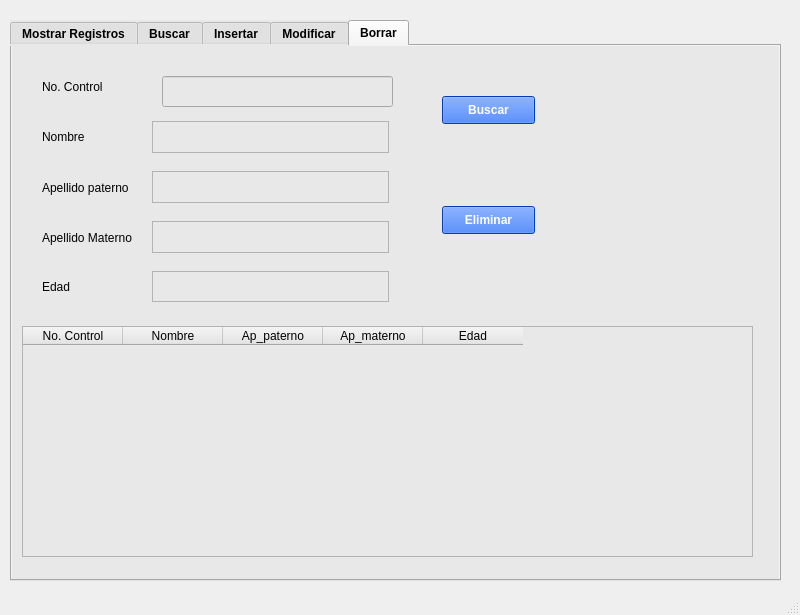
<?xml version="1.0" encoding="UTF-8"?>
<ui version="4.0">
 <class>MainWindow</class>
 <widget class="QMainWindow" name="MainWindow">
  <property name="geometry">
   <rect>
    <x>0</x>
    <y>0</y>
    <width>800</width>
    <height>615</height>
   </rect>
  </property>
  <property name="windowTitle">
   <string>Control de Estudiantes</string>
  </property>
  <widget class="QWidget" name="centralwidget">
   <widget class="QTabWidget" name="tabPestanas">
    <property name="geometry">
     <rect>
      <x>10</x>
      <y>20</y>
      <width>771</width>
      <height>561</height>
     </rect>
    </property>
    <property name="font">
     <font>
      <family>Arial</family>
      <pointsize>9</pointsize>
      <weight>75</weight>
      <bold>true</bold>
     </font>
    </property>
    <property name="styleSheet">
     <string notr="true">background-color: rgb(232, 232, 232);</string>
    </property>
    <property name="currentIndex">
     <number>4</number>
    </property>
    <widget class="QWidget" name="tabMRegistros">
     <attribute name="title">
      <string>Mostrar Registros</string>
     </attribute>
     <widget class="QTableWidget" name="ListaEstudiantes">
      <property name="geometry">
       <rect>
        <x>20</x>
        <y>20</y>
        <width>721</width>
        <height>231</height>
       </rect>
      </property>
      <property name="font">
       <font>
        <family>Arial</family>
       </font>
      </property>
      <column>
       <property name="text">
        <string>No. Control</string>
       </property>
      </column>
      <column>
       <property name="text">
        <string>Nombre</string>
       </property>
      </column>
      <column>
       <property name="text">
        <string>Ap_Paterno</string>
       </property>
      </column>
      <column>
       <property name="text">
        <string>Ap_Materno</string>
       </property>
      </column>
      <column>
       <property name="text">
        <string>Edad</string>
       </property>
      </column>
     </widget>
     <widget class="QPushButton" name="btnMostrarR">
      <property name="geometry">
       <rect>
        <x>590</x>
        <y>260</y>
        <width>151</width>
        <height>28</height>
       </rect>
      </property>
      <property name="font">
       <font>
        <family>Arial</family>
        <pointsize>9</pointsize>
        <weight>75</weight>
        <bold>true</bold>
       </font>
      </property>
      <property name="styleSheet">
       <string notr="true">background-color: rgb(0, 85, 255);
color: rgb(255, 255, 255);</string>
      </property>
      <property name="text">
       <string>Mostrar Registros</string>
      </property>
     </widget>
    </widget>
    <widget class="QWidget" name="tabBuscar">
     <attribute name="title">
      <string>Buscar</string>
     </attribute>
     <widget class="QTableWidget" name="tw_buscar">
      <property name="geometry">
       <rect>
        <x>20</x>
        <y>60</y>
        <width>731</width>
        <height>231</height>
       </rect>
      </property>
      <property name="font">
       <font>
        <family>Arial</family>
       </font>
      </property>
      <column>
       <property name="text">
        <string>No. Control</string>
       </property>
      </column>
      <column>
       <property name="text">
        <string>Nombre</string>
       </property>
      </column>
      <column>
       <property name="text">
        <string>Ap_paterno</string>
       </property>
      </column>
      <column>
       <property name="text">
        <string>Ap_materno</string>
       </property>
      </column>
      <column>
       <property name="text">
        <string>Edad</string>
       </property>
      </column>
     </widget>
     <widget class="QPushButton" name="btnBuscarEst">
      <property name="geometry">
       <rect>
        <x>310</x>
        <y>10</y>
        <width>93</width>
        <height>28</height>
       </rect>
      </property>
      <property name="font">
       <font>
        <family>Arial</family>
        <pointsize>9</pointsize>
        <weight>75</weight>
        <bold>true</bold>
       </font>
      </property>
      <property name="styleSheet">
       <string notr="true">background-color: rgb(0, 85, 255);
color: rgb(255, 255, 255);</string>
      </property>
      <property name="text">
       <string>Buscar</string>
      </property>
     </widget>
     <widget class="QLabel" name="lnCtrl">
      <property name="geometry">
       <rect>
        <x>30</x>
        <y>16</y>
        <width>102</width>
        <height>21</height>
       </rect>
      </property>
      <property name="font">
       <font>
        <family>Arial</family>
        <pointsize>10</pointsize>
       </font>
      </property>
      <property name="text">
       <string>No. de control</string>
      </property>
     </widget>
     <widget class="QLineEdit" name="txtNoCtrl">
      <property name="geometry">
       <rect>
        <x>140</x>
        <y>10</y>
        <width>154</width>
        <height>31</height>
       </rect>
      </property>
      <property name="font">
       <font>
        <family>Arial</family>
        <pointsize>10</pointsize>
       </font>
      </property>
      <property name="styleSheet">
       <string notr="true">background-color: rgb(212, 212, 212);</string>
      </property>
     </widget>
    </widget>
    <widget class="QWidget" name="tabInsertar">
     <attribute name="title">
      <string>Insertar</string>
     </attribute>
     <widget class="QWidget" name="verticalLayoutWidget">
      <property name="geometry">
       <rect>
        <x>20</x>
        <y>10</y>
        <width>111</width>
        <height>181</height>
       </rect>
      </property>
      <layout class="QVBoxLayout" name="verticalLayout">
       <item>
        <widget class="QLabel" name="label_2">
         <property name="font">
          <font>
           <family>Arial</family>
           <pointsize>9</pointsize>
          </font>
         </property>
         <property name="text">
          <string>No. Control</string>
         </property>
        </widget>
       </item>
       <item>
        <widget class="QLabel" name="label">
         <property name="font">
          <font>
           <family>Arial</family>
           <pointsize>9</pointsize>
          </font>
         </property>
         <property name="text">
          <string>Nombre</string>
         </property>
        </widget>
       </item>
       <item>
        <widget class="QLabel" name="label_3">
         <property name="font">
          <font>
           <family>Arial</family>
           <pointsize>9</pointsize>
          </font>
         </property>
         <property name="text">
          <string>Apellido Paterno</string>
         </property>
        </widget>
       </item>
       <item>
        <widget class="QLabel" name="label_4">
         <property name="font">
          <font>
           <family>Arial</family>
           <pointsize>9</pointsize>
          </font>
         </property>
         <property name="text">
          <string>Apellido Materno</string>
         </property>
        </widget>
       </item>
       <item>
        <widget class="QLabel" name="label_5">
         <property name="font">
          <font>
           <family>Arial</family>
           <pointsize>9</pointsize>
          </font>
         </property>
         <property name="text">
          <string>Edad</string>
         </property>
        </widget>
       </item>
      </layout>
     </widget>
     <widget class="QWidget" name="verticalLayoutWidget_2">
      <property name="geometry">
       <rect>
        <x>140</x>
        <y>10</y>
        <width>321</width>
        <height>181</height>
       </rect>
      </property>
      <layout class="QVBoxLayout" name="verticalLayout_2">
       <item>
        <widget class="QLineEdit" name="txtControl">
         <property name="font">
          <font>
           <family>Arial</family>
           <pointsize>9</pointsize>
          </font>
         </property>
        </widget>
       </item>
       <item>
        <widget class="QLineEdit" name="txtNombre">
         <property name="font">
          <font>
           <family>Arial</family>
           <pointsize>9</pointsize>
          </font>
         </property>
        </widget>
       </item>
       <item>
        <widget class="QLineEdit" name="txtApPaterno">
         <property name="font">
          <font>
           <family>Arial</family>
           <pointsize>9</pointsize>
          </font>
         </property>
        </widget>
       </item>
       <item>
        <widget class="QLineEdit" name="txtApMaterno">
         <property name="font">
          <font>
           <family>Arial</family>
           <pointsize>9</pointsize>
          </font>
         </property>
        </widget>
       </item>
       <item>
        <widget class="QLineEdit" name="txtEdad">
         <property name="font">
          <font>
           <family>Arial</family>
           <pointsize>9</pointsize>
          </font>
         </property>
        </widget>
       </item>
      </layout>
     </widget>
     <widget class="QPushButton" name="btnGuardar">
      <property name="geometry">
       <rect>
        <x>490</x>
        <y>20</y>
        <width>93</width>
        <height>28</height>
       </rect>
      </property>
      <property name="font">
       <font>
        <family>Arial</family>
        <pointsize>9</pointsize>
        <weight>75</weight>
        <bold>true</bold>
       </font>
      </property>
      <property name="styleSheet">
       <string notr="true">background-color: rgb(0, 85, 255);
color: rgb(255, 255, 255);</string>
      </property>
      <property name="text">
       <string>Guardar</string>
      </property>
     </widget>
    </widget>
    <widget class="QWidget" name="tabModificar">
     <attribute name="title">
      <string>Modificar</string>
     </attribute>
     <widget class="QWidget" name="verticalLayoutWidget_4">
      <property name="geometry">
       <rect>
        <x>10</x>
        <y>10</y>
        <width>111</width>
        <height>181</height>
       </rect>
      </property>
      <layout class="QVBoxLayout" name="verticalLayout_4">
       <item>
        <widget class="QLabel" name="label_7">
         <property name="font">
          <font>
           <family>Arial</family>
           <pointsize>9</pointsize>
          </font>
         </property>
         <property name="text">
          <string>Nombre</string>
         </property>
        </widget>
       </item>
       <item>
        <widget class="QLabel" name="label_8">
         <property name="font">
          <font>
           <family>Arial</family>
           <pointsize>9</pointsize>
          </font>
         </property>
         <property name="text">
          <string>Apellido Paterno</string>
         </property>
        </widget>
       </item>
       <item>
        <widget class="QLabel" name="label_9">
         <property name="font">
          <font>
           <family>Arial</family>
           <pointsize>9</pointsize>
          </font>
         </property>
         <property name="text">
          <string>Apellido Materno</string>
         </property>
        </widget>
       </item>
       <item>
        <widget class="QLabel" name="label_10">
         <property name="font">
          <font>
           <family>Arial</family>
           <pointsize>9</pointsize>
          </font>
         </property>
         <property name="text">
          <string>Edad</string>
         </property>
        </widget>
       </item>
      </layout>
     </widget>
     <widget class="QWidget" name="verticalLayoutWidget_3">
      <property name="geometry">
       <rect>
        <x>130</x>
        <y>10</y>
        <width>321</width>
        <height>181</height>
       </rect>
      </property>
      <layout class="QVBoxLayout" name="verticalLayout_3">
       <item>
        <widget class="QLineEdit" name="txtNombreModif">
         <property name="font">
          <font>
           <family>Arial</family>
           <pointsize>9</pointsize>
          </font>
         </property>
        </widget>
       </item>
       <item>
        <widget class="QLineEdit" name="txtApPaternoModif">
         <property name="font">
          <font>
           <family>Arial</family>
           <pointsize>9</pointsize>
          </font>
         </property>
        </widget>
       </item>
       <item>
        <widget class="QLineEdit" name="txtApMaternoModif">
         <property name="font">
          <font>
           <family>Arial</family>
           <pointsize>9</pointsize>
          </font>
         </property>
        </widget>
       </item>
       <item>
        <widget class="QLineEdit" name="txtEdadModif">
         <property name="font">
          <font>
           <family>Arial</family>
           <pointsize>9</pointsize>
          </font>
         </property>
        </widget>
       </item>
      </layout>
     </widget>
     <widget class="QLabel" name="label_6">
      <property name="geometry">
       <rect>
        <x>500</x>
        <y>10</y>
        <width>109</width>
        <height>30</height>
       </rect>
      </property>
      <property name="font">
       <font>
        <family>Arial</family>
        <pointsize>9</pointsize>
       </font>
      </property>
      <property name="text">
       <string>No. Control</string>
      </property>
      <property name="alignment">
       <set>Qt::AlignCenter</set>
      </property>
     </widget>
     <widget class="QLineEdit" name="txtControl_2">
      <property name="geometry">
       <rect>
        <x>490</x>
        <y>40</y>
        <width>131</width>
        <height>31</height>
       </rect>
      </property>
      <property name="font">
       <font>
        <family>Arial</family>
        <pointsize>9</pointsize>
       </font>
      </property>
      <property name="styleSheet">
       <string notr="true">background-color: rgb(212, 212, 212);</string>
      </property>
     </widget>
     <widget class="QPushButton" name="btnActualizar">
      <property name="geometry">
       <rect>
        <x>490</x>
        <y>160</y>
        <width>131</width>
        <height>28</height>
       </rect>
      </property>
      <property name="font">
       <font>
        <family>Arial</family>
        <pointsize>9</pointsize>
        <weight>75</weight>
        <bold>true</bold>
       </font>
      </property>
      <property name="styleSheet">
       <string notr="true">background-color: rgb(0, 85, 255);
color: rgb(255, 255, 255);</string>
      </property>
      <property name="text">
       <string>Actualizar</string>
      </property>
     </widget>
     <widget class="QPushButton" name="btnBuscarEst2">
      <property name="geometry">
       <rect>
        <x>490</x>
        <y>90</y>
        <width>131</width>
        <height>28</height>
       </rect>
      </property>
      <property name="font">
       <font>
        <family>Arial</family>
        <pointsize>9</pointsize>
        <weight>75</weight>
        <bold>true</bold>
       </font>
      </property>
      <property name="styleSheet">
       <string notr="true">background-color: rgb(0, 85, 255);
color: rgb(255, 255, 255);</string>
      </property>
      <property name="text">
       <string>Buscar</string>
      </property>
     </widget>
    </widget>
    <widget class="QWidget" name="tabBorrar">
     <attribute name="title">
      <string>Borrar</string>
     </attribute>
     <widget class="QPushButton" name="pushButton_5">
      <property name="geometry">
       <rect>
        <x>430</x>
        <y>50</y>
        <width>93</width>
        <height>28</height>
       </rect>
      </property>
      <property name="font">
       <font>
        <family>Arial</family>
        <pointsize>9</pointsize>
        <weight>75</weight>
        <bold>true</bold>
       </font>
      </property>
      <property name="styleSheet">
       <string notr="true">background-color: rgb(0, 85, 255);
color: rgb(255, 255, 255);</string>
      </property>
      <property name="text">
       <string>Buscar</string>
      </property>
     </widget>
     <widget class="QPushButton" name="btnEliminarEst">
      <property name="geometry">
       <rect>
        <x>430</x>
        <y>160</y>
        <width>93</width>
        <height>28</height>
       </rect>
      </property>
      <property name="font">
       <font>
        <family>Arial</family>
        <pointsize>9</pointsize>
        <weight>75</weight>
        <bold>true</bold>
       </font>
      </property>
      <property name="styleSheet">
       <string notr="true">background-color: rgb(0, 85, 255);
color: rgb(255, 255, 255);</string>
      </property>
      <property name="text">
       <string>Eliminar</string>
      </property>
     </widget>
     <widget class="QLabel" name="label_14">
      <property name="geometry">
       <rect>
        <x>30</x>
        <y>181</y>
        <width>106</width>
        <height>21</height>
       </rect>
      </property>
      <property name="font">
       <font>
        <family>Arial</family>
        <pointsize>9</pointsize>
       </font>
      </property>
      <property name="text">
       <string>Apellido Materno</string>
      </property>
     </widget>
     <widget class="QLabel" name="label_13">
      <property name="geometry">
       <rect>
        <x>30</x>
        <y>131</y>
        <width>106</width>
        <height>21</height>
       </rect>
      </property>
      <property name="font">
       <font>
        <family>Arial</family>
        <pointsize>9</pointsize>
       </font>
      </property>
      <property name="text">
       <string>Apellido paterno</string>
      </property>
     </widget>
     <widget class="QLabel" name="label_12">
      <property name="geometry">
       <rect>
        <x>30</x>
        <y>80</y>
        <width>106</width>
        <height>21</height>
       </rect>
      </property>
      <property name="font">
       <font>
        <family>Arial</family>
        <pointsize>9</pointsize>
       </font>
      </property>
      <property name="text">
       <string>Nombre</string>
      </property>
     </widget>
     <widget class="QLabel" name="label_15">
      <property name="geometry">
       <rect>
        <x>30</x>
        <y>230</y>
        <width>106</width>
        <height>21</height>
       </rect>
      </property>
      <property name="font">
       <font>
        <family>Arial</family>
        <pointsize>9</pointsize>
       </font>
      </property>
      <property name="text">
       <string>Edad</string>
      </property>
     </widget>
     <widget class="QLabel" name="label_11">
      <property name="geometry">
       <rect>
        <x>30</x>
        <y>30</y>
        <width>106</width>
        <height>21</height>
       </rect>
      </property>
      <property name="font">
       <font>
        <family>Arial</family>
        <pointsize>9</pointsize>
       </font>
      </property>
      <property name="text">
       <string>No. Control</string>
      </property>
     </widget>
     <widget class="QTextEdit" name="textEdit_5">
      <property name="geometry">
       <rect>
        <x>140</x>
        <y>225</y>
        <width>237</width>
        <height>31</height>
       </rect>
      </property>
      <property name="font">
       <font>
        <family>Arial</family>
        <pointsize>9</pointsize>
       </font>
      </property>
     </widget>
     <widget class="QTextEdit" name="textEdit_3">
      <property name="geometry">
       <rect>
        <x>140</x>
        <y>125</y>
        <width>237</width>
        <height>32</height>
       </rect>
      </property>
      <property name="font">
       <font>
        <family>Arial</family>
        <pointsize>9</pointsize>
       </font>
      </property>
     </widget>
     <widget class="QTextEdit" name="textEdit_4">
      <property name="geometry">
       <rect>
        <x>140</x>
        <y>175</y>
        <width>237</width>
        <height>32</height>
       </rect>
      </property>
      <property name="font">
       <font>
        <family>Arial</family>
        <pointsize>9</pointsize>
       </font>
      </property>
     </widget>
     <widget class="QTextEdit" name="textEdit_2">
      <property name="geometry">
       <rect>
        <x>140</x>
        <y>75</y>
        <width>237</width>
        <height>32</height>
       </rect>
      </property>
      <property name="font">
       <font>
        <family>Arial</family>
        <pointsize>9</pointsize>
       </font>
      </property>
     </widget>
     <widget class="QTableWidget" name="tw_Eliminiar">
      <property name="geometry">
       <rect>
        <x>10</x>
        <y>280</y>
        <width>731</width>
        <height>231</height>
       </rect>
      </property>
      <property name="font">
       <font>
        <family>Arial</family>
       </font>
      </property>
      <column>
       <property name="text">
        <string>No. Control</string>
       </property>
      </column>
      <column>
       <property name="text">
        <string>Nombre</string>
       </property>
      </column>
      <column>
       <property name="text">
        <string>Ap_paterno</string>
       </property>
      </column>
      <column>
       <property name="text">
        <string>Ap_materno</string>
       </property>
      </column>
      <column>
       <property name="text">
        <string>Edad</string>
       </property>
      </column>
     </widget>
     <widget class="QLineEdit" name="txtControlElim">
      <property name="geometry">
       <rect>
        <x>150</x>
        <y>30</y>
        <width>231</width>
        <height>31</height>
       </rect>
      </property>
      <property name="font">
       <font>
        <family>Arial</family>
        <pointsize>9</pointsize>
        <weight>75</weight>
        <bold>true</bold>
       </font>
      </property>
     </widget>
    </widget>
   </widget>
  </widget>
  <widget class="QStatusBar" name="statusbar"/>
 </widget>
 <resources/>
 <connections/>
</ui>
